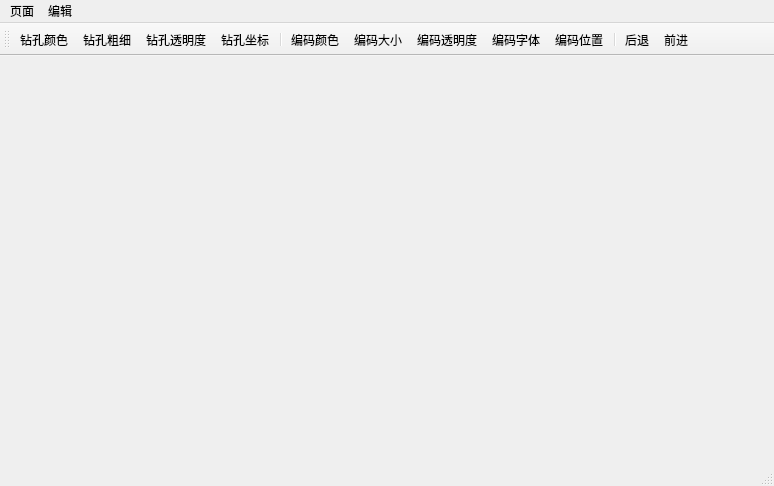
<?xml version="1.0" encoding="UTF-8"?>
<ui version="4.0">
 <class>MainWindow</class>
 <widget class="QMainWindow" name="MainWindow">
  <property name="geometry">
   <rect>
    <x>0</x>
    <y>0</y>
    <width>774</width>
    <height>486</height>
   </rect>
  </property>
  <property name="windowTitle">
   <string>MainWindow</string>
  </property>
  <widget class="QWidget" name="centralWidget"/>
  <widget class="QMenuBar" name="menuBar">
   <property name="geometry">
    <rect>
     <x>0</x>
     <y>0</y>
     <width>774</width>
     <height>23</height>
    </rect>
   </property>
   <widget class="QMenu" name="menu">
    <property name="title">
     <string>页面</string>
    </property>
    <addaction name="actionhomepage"/>
    <addaction name="actioninfo_page"/>
    <addaction name="actionimg_page"/>
    <addaction name="separator"/>
    <addaction name="actionforward"/>
    <addaction name="actionback"/>
   </widget>
   <widget class="QMenu" name="menu_2">
    <property name="title">
     <string>编辑</string>
    </property>
    <addaction name="actioncolor"/>
    <addaction name="actionthickness"/>
    <addaction name="actiontransparency"/>
    <addaction name="actionxyz"/>
    <addaction name="separator"/>
    <addaction name="actionid_color"/>
    <addaction name="actionid_size"/>
    <addaction name="actionid_transparency"/>
    <addaction name="actionid_font"/>
    <addaction name="actionid_xyz"/>
   </widget>
   <addaction name="menu"/>
   <addaction name="menu_2"/>
  </widget>
  <widget class="QToolBar" name="mainToolBar">
   <attribute name="toolBarArea">
    <enum>TopToolBarArea</enum>
   </attribute>
   <attribute name="toolBarBreak">
    <bool>false</bool>
   </attribute>
   <addaction name="actioncolor"/>
   <addaction name="actionthickness"/>
   <addaction name="actiontransparency"/>
   <addaction name="actionxyz"/>
   <addaction name="separator"/>
   <addaction name="actionid_color"/>
   <addaction name="actionid_size"/>
   <addaction name="actionid_transparency"/>
   <addaction name="actionid_font"/>
   <addaction name="actionid_xyz"/>
   <addaction name="separator"/>
   <addaction name="actionback"/>
   <addaction name="actionforward"/>
  </widget>
  <widget class="QStatusBar" name="statusBar"/>
  <action name="actionhomepage">
   <property name="text">
    <string>主页</string>
   </property>
  </action>
  <action name="actioninfo_page">
   <property name="text">
    <string>信息展示页</string>
   </property>
  </action>
  <action name="actionimg_page">
   <property name="text">
    <string>图像展示页</string>
   </property>
  </action>
  <action name="actionforward">
   <property name="checkable">
    <bool>true</bool>
   </property>
   <property name="icon">
    <iconset resource="img.qrc">
     <normaloff>:/tool_icon/button_back .png</normaloff>:/tool_icon/button_back .png</iconset>
   </property>
   <property name="text">
    <string>前进</string>
   </property>
  </action>
  <action name="actionback">
   <property name="checkable">
    <bool>true</bool>
   </property>
   <property name="icon">
    <iconset resource="img.qrc">
     <normaloff>:/tool_icon/button_forward.png</normaloff>:/tool_icon/button_forward.png</iconset>
   </property>
   <property name="text">
    <string>后退</string>
   </property>
  </action>
  <action name="actioncolor">
   <property name="text">
    <string>钻孔颜色</string>
   </property>
  </action>
  <action name="actionthickness">
   <property name="text">
    <string>钻孔粗细</string>
   </property>
  </action>
  <action name="actiontransparency">
   <property name="text">
    <string>钻孔透明度</string>
   </property>
  </action>
  <action name="actionxyz">
   <property name="text">
    <string>钻孔坐标</string>
   </property>
  </action>
  <action name="actionid_color">
   <property name="text">
    <string>编码颜色</string>
   </property>
  </action>
  <action name="actionid_size">
   <property name="text">
    <string>编码大小</string>
   </property>
  </action>
  <action name="actionid_transparency">
   <property name="text">
    <string>编码透明度</string>
   </property>
  </action>
  <action name="actionid_font">
   <property name="text">
    <string>编码字体</string>
   </property>
  </action>
  <action name="actionid_xyz">
   <property name="text">
    <string>编码位置</string>
   </property>
  </action>
 </widget>
 <layoutdefault spacing="6" margin="11"/>
 <resources>
  <include location="img.qrc"/>
 </resources>
 <connections/>
</ui>
